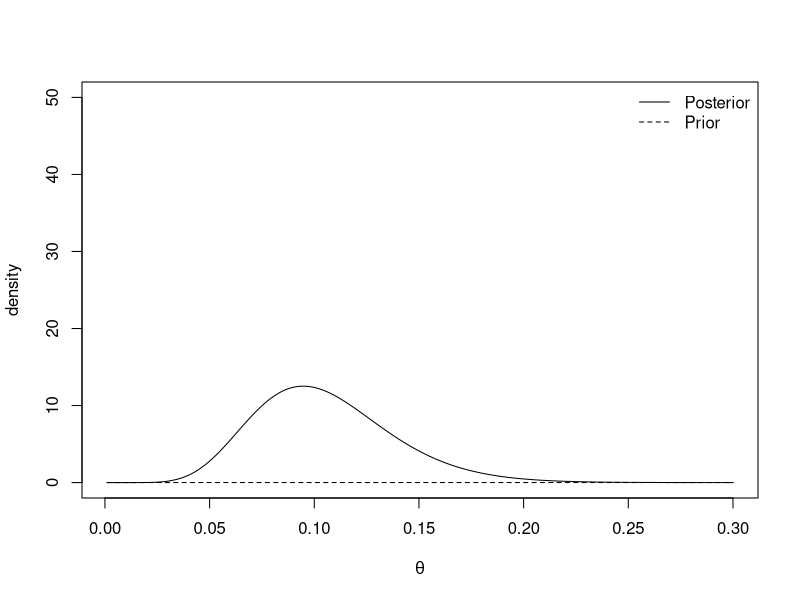
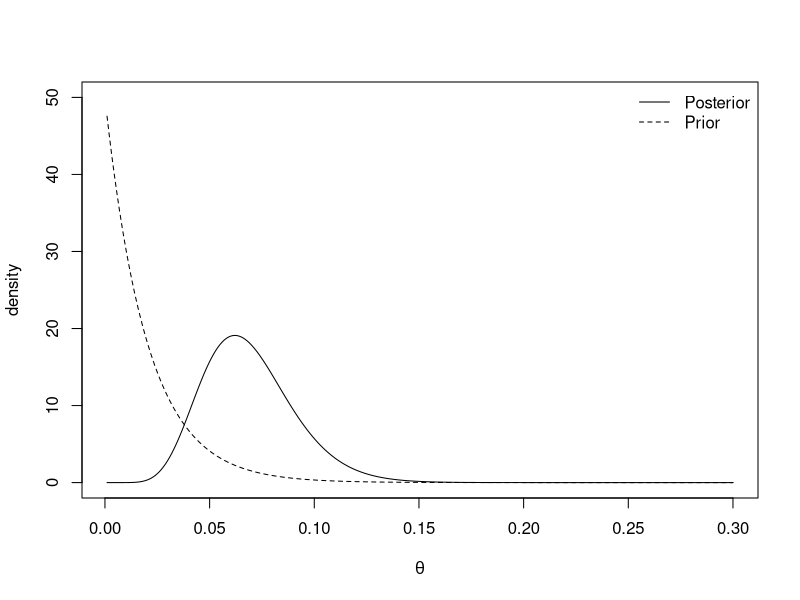
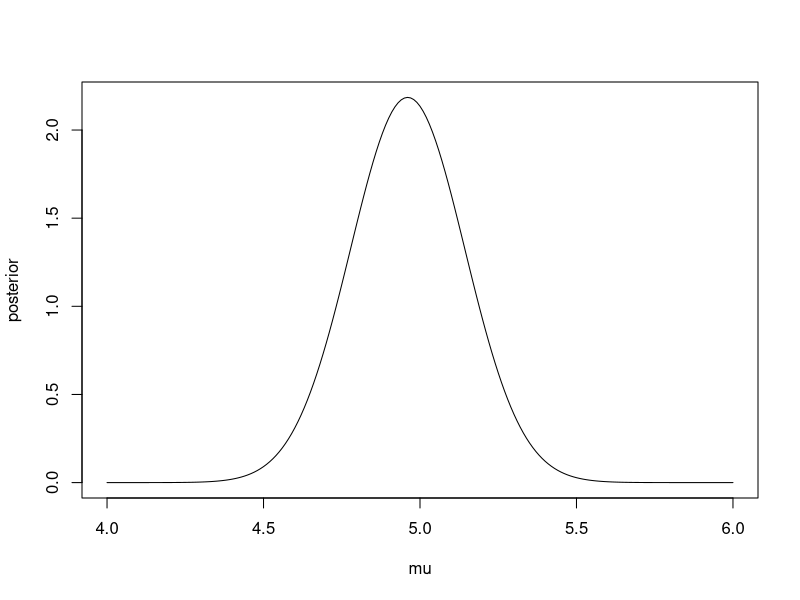
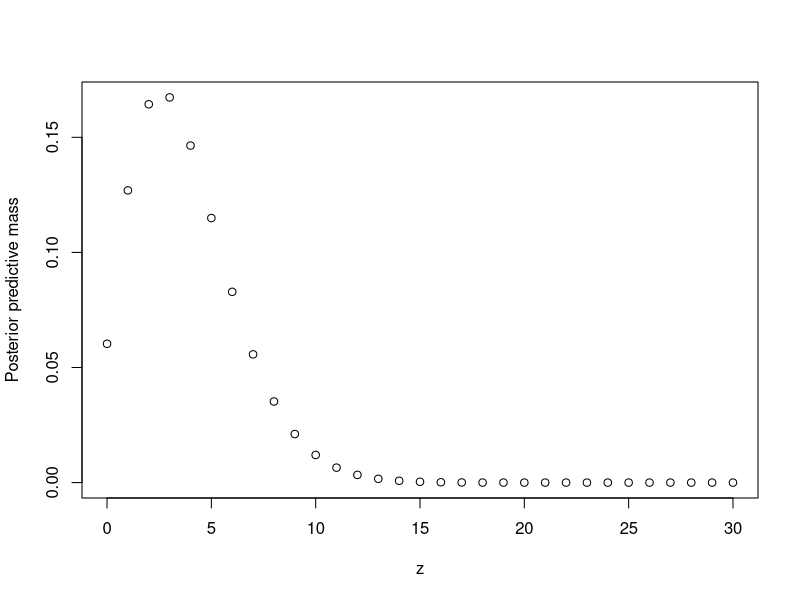
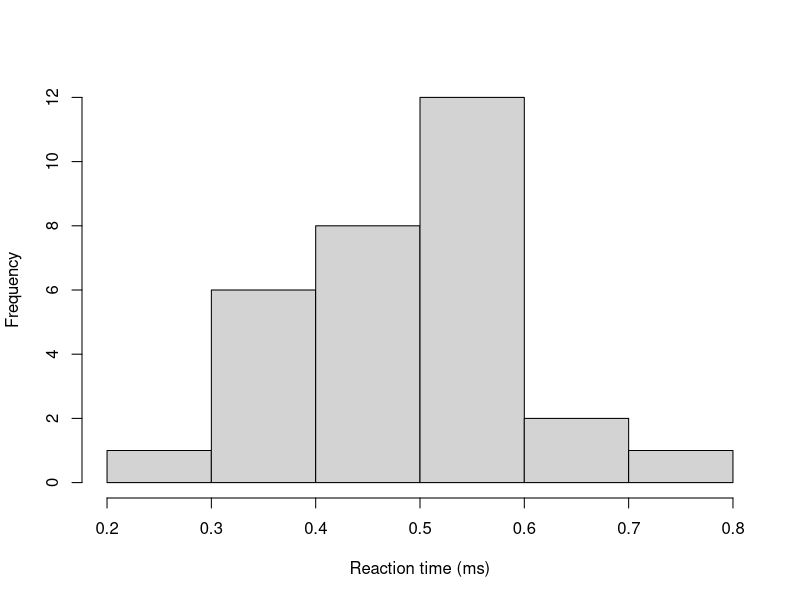

These figures' R source, in order:
## ---- chunk 1
cred.int.95 <- qbeta(c(0.025, 0.975), 4, 198)
round(cred.int.95, 3)
## ---- chunk 2
plot.distributions <- function(chi){
  #evaluate at selected values of theta
  theta <- seq(0.001, 0.3, 0.001) 
  
  #evaluate prior density
  prior <- dexp(theta, rate = chi)
  
  #evaluate posterior density
  posterior <- dgamma(theta, shape = 10, rate = 95 + chi)
  
  
  #plot
  plot(theta, posterior, type= 'l', 
       ylim = c(0, 50), xlab = expression(theta), ylab = "density")
  lines(theta, prior, lty = 2)
  legend('topright', lty = c(1, 2), legend = c("Posterior", "Prior"),  
         bty = "n")
}

plot.distributions(0.01)
plot.distributions(50)
## ---- chunk 3
round(qgamma(c(0.025, 0.975), 10, 95.01), 3)
## ---- chunk 4
#data
N <- 30
sigma <- 1
y <- rnorm(N, 5, sigma)

#prior
sigma0 <- 1000
mu0     <- 0

#posterior
sigma1.sq <- (1/(sigma0^2)  + N/(sigma^2))^-1
mu1       <- sigma1.sq*(sum(y)/(sigma^2) + mu0/(sigma0^2))

c(mu1, sigma1.sq) #output mean and variance

#Create plot
mu <- seq(4, 6, 0.01)
posterior <- dnorm(mu, mean = mu1, sd = sqrt(sigma1.sq))
plot(mu, posterior, type ='l')

## ---- chunk 5
qnorm(c(0.025, 0.975), mu1, sqrt(sigma1.sq))
## ---- chunk 6
beta.binom.posterior.predictive.distribution <- function(z){
  
  
  numerator <- gamma(32)*gamma(z + 4)*gamma(58-z)
  denominator <- gamma(4)*gamma(28)*gamma(62)
  
  output <- choose(30, z)*numerator/denominator
  return(output)
  
}
## ---- chunk 7
z <- 0:30
ppd <- beta.binom.posterior.predictive.distribution(z)
sum(ppd)
plot(z, ppd, xlab = "z", ylab = "Posterior predictive mass")
## ---- chunk 8
z%*%ppd #expectation
cbind(z, cumsum(ppd)) #CDF
## ---- chunk 9
y <- c(0.34, 0.47, 0.58, 0.27, 0.74, 0.44, 0.46, 0.65, 0.36, 0.55, 0.58, 0.55,
       0.53, 0.56, 0.54, 0.61, 0.43, 0.52, 0.45, 0.49, 0.32, 0.33, 0.47, 0.58,
       0.34, 0.60, 0.59, 0.43, 0.57, 0.34)
hist(y, main = "", xlab = "Reaction time (ms)")
mean(y)
